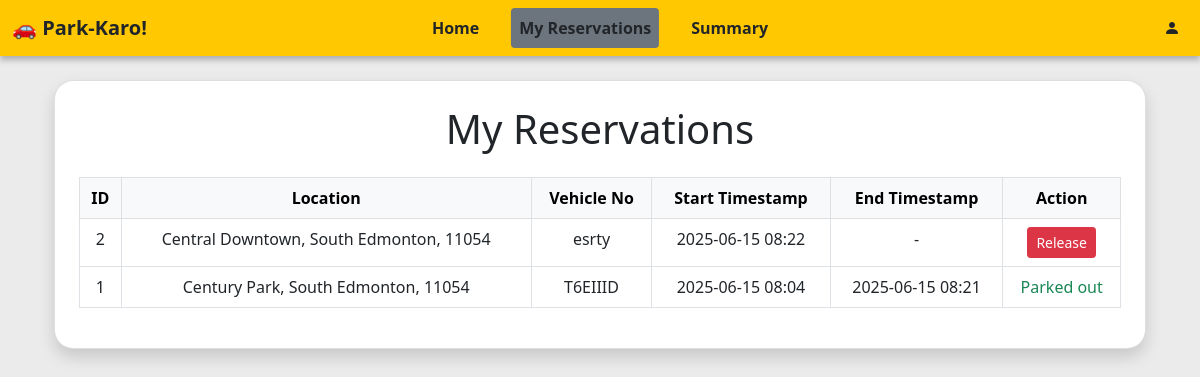
The page /user/reservations (signed in) on the database its author committed.
### models/lot.py (models this page shows)
class Lot(db.Model):
    __tablename__ = 'parkinglot'
    id = db.Column(db.Integer, primary_key=True)
    name = db.Column(db.String(50), nullable=False)
    price_per_hour = db.Column(db.Float, nullable=False)
    address = db.Column(db.String(200), nullable=False)
    pincode = db.Column(db.String(10), nullable=False)
    total_spots = db.Column(db.Integer, nullable=False)
    spots = db.relationship('Spot', backref='lot', lazy=True)

### models/reserve.py (models this page shows)
class Reserve(db.Model):
    __tablename__ = 'reserve'
    id = db.Column(db.Integer, primary_key=True)
    spot_id = db.Column(db.Integer, db.ForeignKey('parkingspot.id'), nullable=False)
    user_id = db.Column(db.Integer, db.ForeignKey('user.id'), nullable=False)
    start_time = db.Column(db.DateTime, nullable=False)
    end_time = db.Column(db.DateTime, nullable=True)
    cost_per_hour = db.Column(db.Float, nullable=False)
    vehicle_number = db.Column(db.String(20), nullable=False)

### controllers/auth.py (the view)
@api.route("/user/reservations")
def user_reservations():
    reservations = [
        {
            "id": r.id,
            "location": r.spot.lot.name,
            "pincode": r.spot.lot.pincode,
            "address": r.spot.lot.address,
            "vehicle_number": r.vehicle_number,
            "start_time": r.start_time,
            "end_time": r.end_time
        }
        for r in Reserve.query.filter_by(user_id=session["user_id"]).order_by(Reserve.start_time.desc()).all()
    ]
    return render_template("user/reservations.html", reservations=reservations)

### app.py (called while the page is built)
def create_app():
    app = Flask(__name__)
    app.config['SQLALCHEMY_DATABASE_URI'] = 'sqlite:///parking.db'
    app.config['SQLALCHEMY_TRACK_MODIFICATIONS'] = False
    app.secret_key = "shh-its-a-secret"
    db.init_app(app)
    from models import lot, spot, reserve, user
    with app.app_context():
        db.create_all()
        if not User.query.filter_by(id=0).first():
            db.session.add(User(
                id=0,
                name='admin',
                email='admin@email.com',
                password=generate_password_hash('admin'),
                is_admin=True,
            ))
            db.session.commit()
    app.register_blueprint(auth_api)
    @app.route("/")
    def home():
        return render_template("home.html")
    @app.context_processor
    def inject_request():
        return dict(request=request)
    return app

### templates/user/reservations.html (shortened to what this page needs)
{% extends "dash_layout.html" %}
{% block content %}
<div class="container mt-4">
  <div class="card shadow rounded p-4">
    <h1 class="mb-4 fw-normal text-center">My Reservations</h1>
    {% if reservations %}
    <div class="table-responsive">
      <table class="table table-bordered table-hover">
        <thead class="table-light text-center">
          <tr>
            <th>ID</th>
            <th>Location</th>
            <th>Vehicle No</th>
            <th>Start Timestamp</th>
            <th>End Timestamp</th>
            <th>Action</th>
          </tr>
        </thead>
        <tbody class="text-center">
          {% for r in reservations %}
          <tr>
            <td>{{ r.id }}</td>
            <td>{{ r.location }}, {{r.address}}, {{r.pincode}}</td>
            <td>{{ r.vehicle_number }}</td>
            <td>{{ r.start_time.strftime('%Y-%m-%d %H:%M') }}</td>
            <td>
              {% if r.end_time %}
                {{ r.end_time.strftime('%Y-%m-%d %H:%M') }}
              {% else %}
                <span>-</span>
              {% endif %}
            </td>
            <td>
              {% if not r.end_time %}
                <form method="POST" action="{{ url_for('auth.release_reservation', reservation_id=r.id) }}">
                  <button class="btn btn-danger btn-sm">Release</button>
                </form>
              {% else %}
                <span class="text-success">Parked out</span>
              {% endif %}
            </td>
          </tr>
          {% endfor %}
        </tbody>
      </table>
    </div>
    {% else %}
      <p class="text-center text-muted">You haven’t made any reservations yet.</p>
    {% endif %}
  </div>
</div>
{% endblock %}

### templates/user/reservations.html (style rules this page uses)
body { background-color: #ebebeb; }
.card { border-radius: 1.2rem !important; }
.card.shadow { box-shadow: 0 4px 12px rgba(0, 0, 0, 0.1); }

### rows shown on the page
Lot: location "Central Downtown", address "South Edmonton", pincode "11054"
Reserve: vehicle_number "esrty", start_time "2025-06-15 08:22"
Lot: location "Century Park", address "South Edmonton", pincode "11054"
Reserve: vehicle_number "T6EIIID", start_time "2025-06-15 08:04", end_time "2025-06-15 08:21"

### other values the page prints
{{ r.id }} "2" "1"
